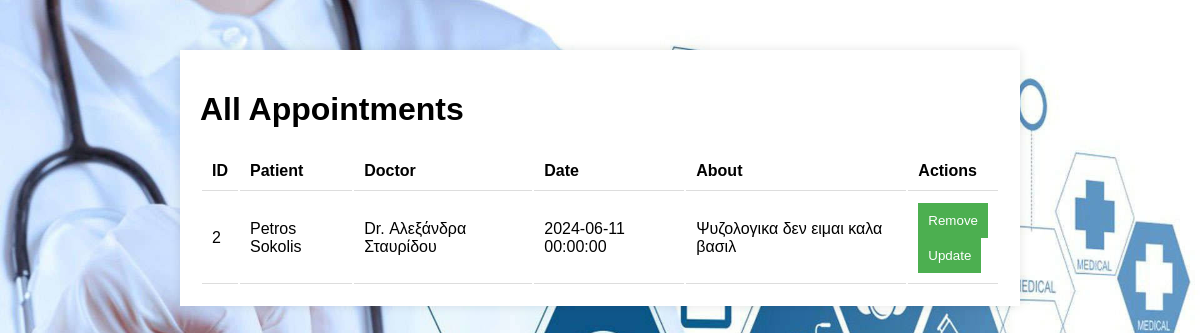
/appointment_maager.php, run on the app's committed database.
### tables this page shows
CREATE TABLE `appointments` (
  `appointment_id` int NOT NULL AUTO_INCREMENT,
  `doctor_id` int NOT NULL,
  `patient_id` int DEFAULT NULL,
  `appointment_date` datetime NOT NULL,
  `patient_input` varchar(255) DEFAULT NULL,
  `doctor_notes` varchar(255) DEFAULT NULL,
  `about` varchar(255) NOT NULL,
  PRIMARY KEY (`appointment_id`),
  KEY `doctor_id` (`doctor_id`),
  KEY `patient_id` (`patient_id`),
  CONSTRAINT `appointments_ibfk_1` FOREIGN KEY (`doctor_id`) REFERENCES `doctors` (`doctor_id`),
  CONSTRAINT `appointments_ibfk_2` FOREIGN KEY (`patient_id`) REFERENCES `patients` (`patient_id`)
);

CREATE TABLE `patients` (
  `patient_id` int NOT NULL AUTO_INCREMENT,
  `name` varchar(255) NOT NULL,
  `surname` varchar(255) NOT NULL,
  `AMKA` varchar(11) NOT NULL,
  `registration_date` timestamp NULL DEFAULT CURRENT_TIMESTAMP,
  `Age` varchar(2) NOT NULL,
  PRIMARY KEY (`patient_id`),
  UNIQUE KEY `AMKA` (`AMKA`)
);

CREATE TABLE `doctors` (
  `doctor_id` int NOT NULL AUTO_INCREMENT,
  `name` varchar(255) NOT NULL,
  `surname` varchar(255) NOT NULL,
  `speciality` varchar(255) NOT NULL,
  `email` varchar(255) NOT NULL,
  `password` varchar(255) NOT NULL,
  `about` varchar(255) NOT NULL,
  PRIMARY KEY (`doctor_id`),
  UNIQUE KEY `email` (`email`)
);

### appointment_maager.php (the view, shortened to what this page needs)
<!DOCTYPE html>
<?php
    $servername = "localhost";
    $username = "root";
    $password = "Metkaros4@";
    $dbname = "hospitalsystem";
    $conn = new mysqli($servername, $username, $password, $dbname);
?>
<html>
    <head>
    </head>
    <body>
        <div class="container">
            <h1>All Appointments</h1>
            <table>
                <thead>
                  <tr>
                    <th>ID</th>
                    <th>Patient</th>
                    <th>Doctor</th>
                    <th>Date</th>
                    <th>About</th>
                    <th>Actions</th>
                </tr>
                </thead>
                <tbody>
                 <?php
                    $sql = "SELECT a.appointment_id, p.name as patient_name, p.surname as patient_surname,
                        d.name as doctor_name, d.surname as doctor_surname, a.appointment_date, a.about
                        FROM appointments a
                        JOIN patients p ON a.patient_id = p.patient_id
                        JOIN doctors d ON a.doctor_id = d.doctor_id";
                    $result = $conn->query($sql);
                    if($result->num_rows > 0)
                    {
                        while ($row = $result->fetch_assoc())
                        {
                               echo "<tr>
                                        <td>{$row['appointment_id']}</td>
                                        <td>{$row['patient_name']} {$row['patient_surname']}</td>
                                        <td>Dr. {$row['doctor_name']} {$row['doctor_surname']}</td>
                                        <td>{$row['appointment_date']}</td>
                                        <td>{$row['about']}</td>
                                     <td>
                                       <form method='POST' action=''>
                                          <input type='hidden' name='appointment_id' value='{$row['appointment_id']}'>
                                          <button type='submit' name='cancel_appointment'>Remove</button>
                                       </form>
                                       <button type='button' class='open-modal' data-appointment-id='{$row['appointment_id']}'>Update</button>
                                     </td>
                                   </tr>";
                        }
                    }
                    else
                    {
                        echo "<tr><td colspan='6'>Δεν βρέθηκαν ραντεβού</td></tr>";
                    }
                 ?>
                </tbody>
            </table>
        </div>
    </body>
</html>

### appointment_maager.php (style rules this page uses)
body { background: url('doctor-motivation-b5wjlwe5wjikoj7t.jpg'); background-size: cover; font-family: Arial,sans-serif; }
.container { background-color: white; margin: 50px auto; padding: 20px; max-width: 800px; box-shadow: 0 0 10px rgba(0,0,0,0.1); }
th, td { padding: 10px; text-align: left; border-bottom: 1px solid #ddd; }
button { background-color: #4CAF50; color: white; padding: 10px; border: none; cursor: pointer; }

### data on the page
appointments: appointment_id "2", patient.name "Petros", patient.surname "Sokolis", doctor.name "Αλεξάνδρα", doctor.surname "Σταυρίδου", appointment_date "2024-06-11 00:00:00", about "Ψυζολογικα δεν ειμαι καλα βασιλ"
